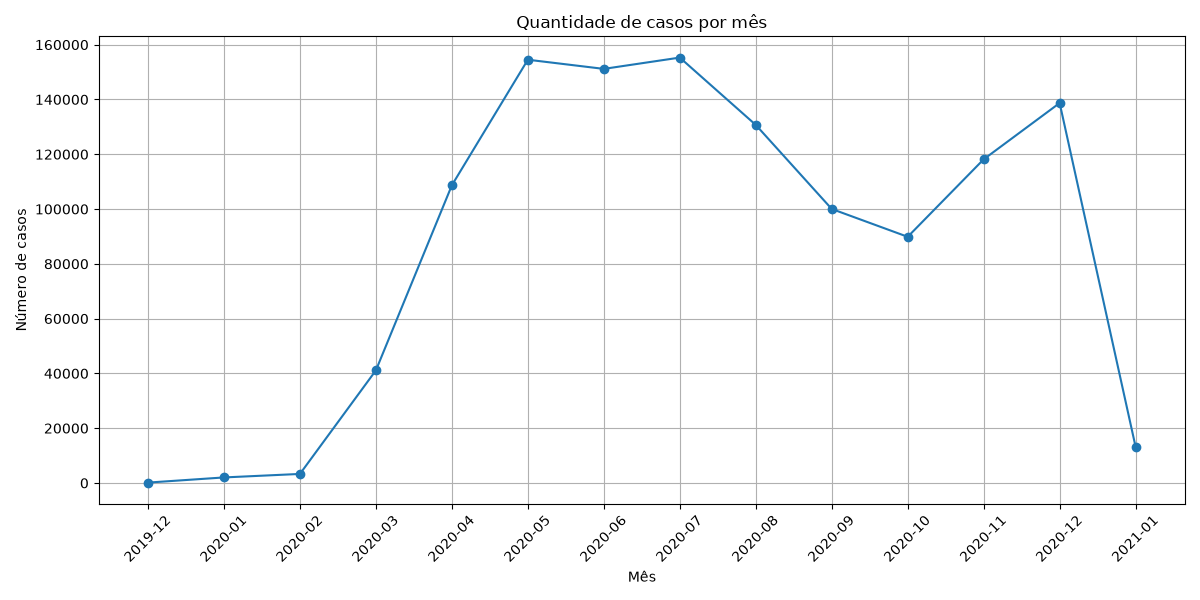

Write the Python code that produced this figure.
import pandas as pd
import matplotlib.pyplot as plt

df = pd.read_csv('./INFLUD20-23-03-2026.csv', sep=';', low_memory=False)

df['DT_SIN_PRI'] = pd.to_datetime(df['DT_SIN_PRI'], errors='coerce')

df = df.dropna(subset=['DT_SIN_PRI'])

df['ANO_MES_CASOS'] = df['DT_SIN_PRI'].dt.to_period('M')

casos_por_mes = df.groupby('ANO_MES').size()
obitos_por_mes = df.groupby('ANO_MES').size()

casos_por_mes.index = casos_por_mes.index.astype(str)

plt.figure(figsize=(12,6))
plt.plot(casos_por_mes.index, casos_por_mes.values, marker='o')
plt.title('Quantidade de casos por mês')
plt.xlabel('Mês')
plt.ylabel('Número de casos')
plt.xticks(rotation=45)
plt.grid(True)
plt.tight_layout()
plt.show()
